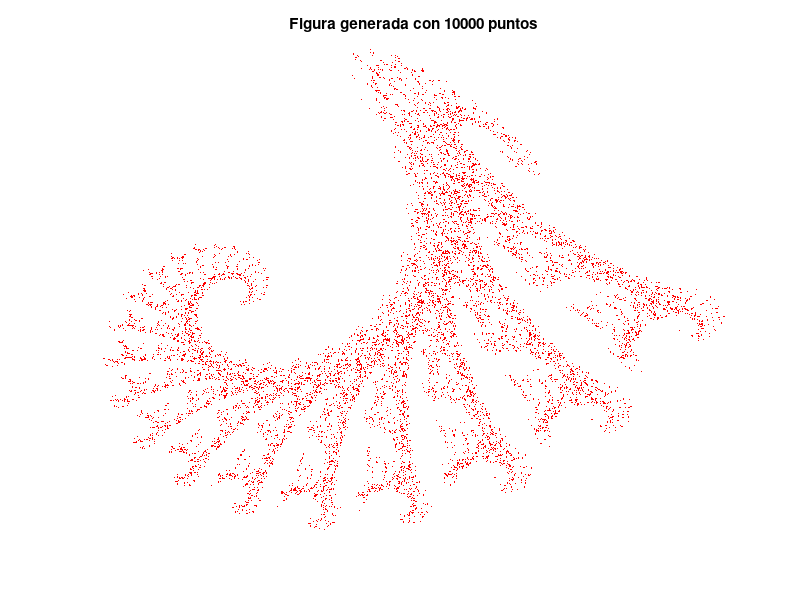
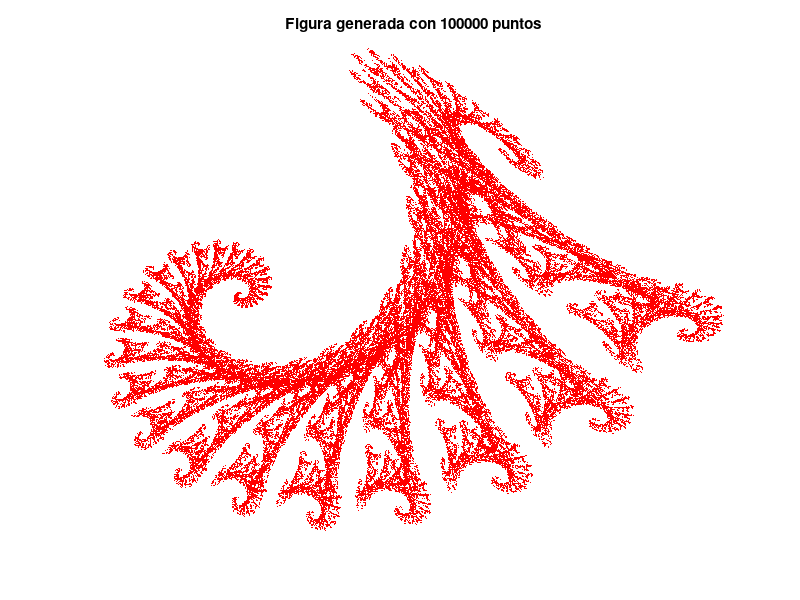
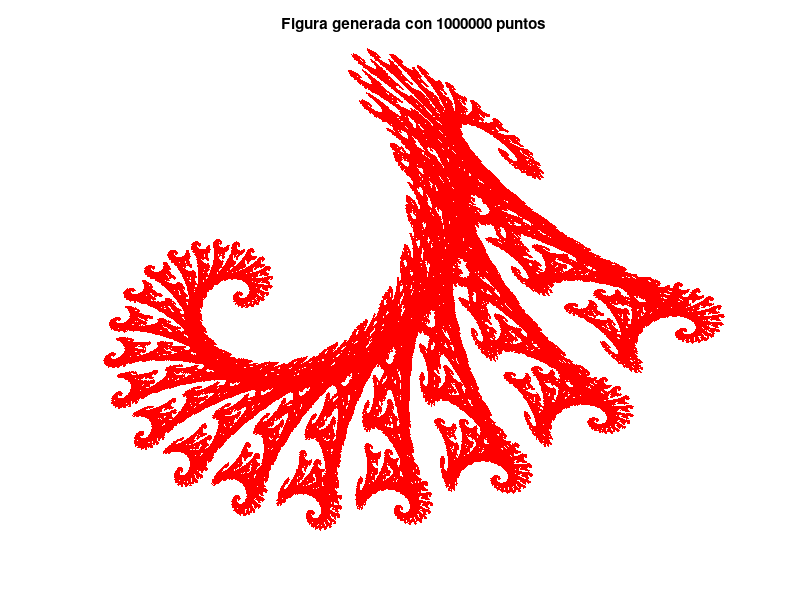

These figures' MATLAB source, in order:
% Parámetros iniciales
n_points = [10000, 100000, 1000000]; % Número de puntos para cada iteración
x = 0; % Valor inicial de x
y = 0; % Valor inicial de y
points = []; % Matriz para almacenar los puntos generados

% Probabilidades para seleccionar cada transformación
probabilities = [0.787473, 0.212527]; % Ajustado para que sumen 1

% Matrices de transformación
T1 = [0.8240740, 0.281482, -0.2123460, 0.864198, -1.88229, -0.110607];
T2 = [0.288272, 0.720988, -0.463889, -0.377778, 0.785360 , 8.095759];

% Para cada cantidad de puntos en la lista n_points
for j = 1:length(n_points)
    % Inicializa el vector de puntos vacío
    points = zeros(n_points(j), 2);
    
    % Genera los puntos
    for i = 1:n_points(j)
        % Genera una variable aleatoria U
        U = rand;
        
        % Selecciona la transformación de acuerdo a U
        if U < probabilities(1)
            T = T1;
        else
            T = T2;
        end
        
        % Aplica la transformación al punto (x, y)
        x_new = T(1) * x + T(2) * y + T(5);
        y_new = T(3) * x + T(4) * y + T(6);
        
        % Actualiza el punto (x, y)
        x = x_new;
        y = y_new;
        
        % Guarda el nuevo punto en la matriz de puntos
        points(i, :) = [x, y];
    end
    
    % Grafica el fractal
    figure;
    plot(points(:, 1), points(:, 2), '.', 'MarkerSize', 1, 'Color', 'red');
    title(['Figura generada con ', num2str(n_points(j)), ' puntos']);
    axis equal;
    axis off;
end
